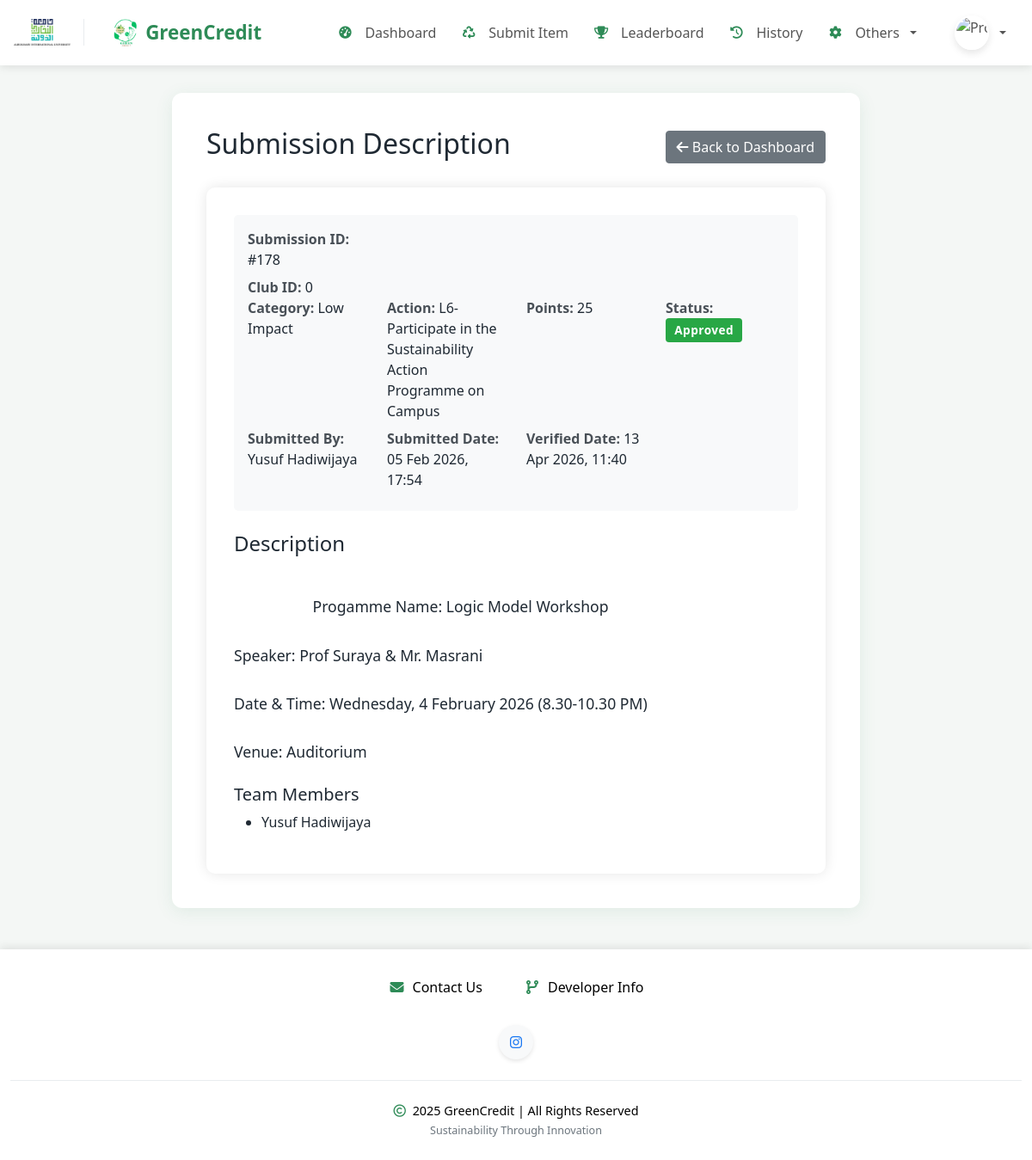
The app's page /user/description_view.php?id=178 (signed in) with its own data.
### tables this page shows
CREATE TABLE `submissions` (
  `id` int NOT NULL,
  `user_id` int DEFAULT NULL,
  `category` varchar(255) NOT NULL,
  `action` varchar(255) NOT NULL,
  `points` int NOT NULL,
  `proof_image` varchar(255) DEFAULT NULL,
  `status` enum('pending','approved','rejected') DEFAULT 'pending',
  `created_at` timestamp NOT NULL DEFAULT CURRENT_TIMESTAMP,
  `reward` varchar(255) DEFAULT NULL,
  `description` text,
  `admin_remarks` text,
  `verified_date` datetime DEFAULT NULL,
  `team_number` int DEFAULT '0',
  `team_members` text,
  `three_zero_cluster` text,
  `club_id` varchar(50) DEFAULT NULL,
  `superadmin_remarks` text
);

CREATE TABLE `users` (
  `id` int NOT NULL,
  `name` varchar(255) NOT NULL,
  `date_of_birth` date NOT NULL,
  `phone_number` varchar(20) NOT NULL,
  `email` varchar(255) NOT NULL,
  `password` varchar(255) NOT NULL,
  `role` enum('admin','user') DEFAULT 'user',
  `eco_points` int DEFAULT '0',
  `profile_pic` varchar(255) DEFAULT 'default-profile.jpg',
  `program_of_study` varchar(255) NOT NULL,
  `intake` varchar(50) NOT NULL,
  `country` varchar(100) NOT NULL,
  `gender` enum('Male','Female','Other') NOT NULL,
  `department` varchar(255) NOT NULL,
  `expected_graduation_year` year NOT NULL,
  `created_at` timestamp NOT NULL DEFAULT CURRENT_TIMESTAMP,
  `reset_token` varchar(255) DEFAULT NULL,
  `token_expiry` datetime DEFAULT NULL
);

### user/description_view.php (the view, shortened to what this page needs)
<?php
include '../includes/db.php';
$submission_id = (int)$_GET['id'];
$query = "
    SELECT s.*, u.name AS submitter_name
    FROM submissions s
    LEFT JOIN users u ON u.id = s.user_id
    WHERE s.id = ?
";
$stmt = $conn->prepare($query);
$stmt->bind_param("i", $submission_id);
$stmt->execute();
$result = $stmt->get_result();
$submission = $result->fetch_assoc();
$submitted_date = date('d M Y, H:i', strtotime($submission['created_at']));
$verified_date = ($submission['verified_date'] && $submission['verified_date'] !== '0000-00-00 00:00:00')
    ? date('d M Y, H:i', strtotime($submission['verified_date']))
    : 'Not verified yet';
$team_members = json_decode($submission['team_members'], true);
$description = $submission['description'] ?? 'No description provided';
$club_id_display = (strtolower($submission['category']) === 'low impact')
    ? '0'
    : ($submission['club_id'] ?? '-');
?>
<!DOCTYPE html>
<html lang="en">
<head>
    <link href="https://cdn.jsdelivr.net/npm/bootstrap@5.1.3/dist/css/bootstrap.min.css" rel="stylesheet" />
    <link rel="stylesheet" href="assets/css/styles.css" />
</head>
<body>
<?php include 'includes/header.php'; ?>
<div class="container my-5">
    <div class="row">
        <div class="col-12">
            <div class="d-flex justify-content-between align-items-center mb-4">
                <h2>Submission Description</h2>
                <a href="dashboard.php" class="btn btn-secondary">
                    <i class="fas fa-arrow-left"></i> Back to Dashboard
                </a>
            </div>
            <div class="description-container">
                <div class="submission-info">
                    <div class="row">
                        <div class="col-md-3 mb-2">
                            <span class="info-label">Submission ID:</span> #<?= $submission['id'] ?>
                        </div>
                        <div class="info-row">
                            <span class="info-label">Club ID:</span> <?= htmlspecialchars($club_id_display) ?>
                        </div>
                        <div class="col-md-3 mb-2">
                            <span class="info-label">Category:</span> <?= htmlspecialchars($submission['category']) ?>
                        </div>
                        <div class="col-md-3 mb-2">
                            <span class="info-label">Action:</span> <?= htmlspecialchars($submission['action']) ?>
                        </div>
                        <div class="col-md-3 mb-2">
                            <span class="info-label">Points:</span> <?= $submission['points'] ?>
                        </div>
                        <div class="col-md-3 mb-2">
                            <span class="info-label">Status:</span>
                            <span class="badge
                                <?php
                                if ($submission['status'] == 'pending') echo 'bg-warning';
                                elseif ($submission['status'] == 'approved') echo 'bg-success';
                                else echo 'bg-danger';
                                ?>">
                                <?= ucfirst($submission['status']) ?>
                            </span>
                        </div>
                        <div class="col-md-3 mb-2">
                            <span class="info-label">Submitted By:</span> <?= htmlspecialchars($submission['submitter_name'] ?? 'Unknown') ?>
                        </div>
                        <div class="col-md-3 mb-2">
                            <span class="info-label">Submitted Date:</span> <?= $submitted_date ?>
                        </div>
                        <div class="col-md-3 mb-2">
                            <span class="info-label">Verified Date:</span> <?= $verified_date ?>
                        </div>
                    </div>
                </div>
                <h4 class="mb-3">Description</h4>
                <div class="description-content">
                    <?= nl2br(htmlspecialchars($description)) ?>
                </div>
                <?php if (!empty($team_members)): ?>
                <div class="mt-4">
                    <h5>Team Members</h5>
                    <ul>
                        <?php foreach ($team_members as $member): ?>
                            <li><?= htmlspecialchars($member) ?></li>
                        <?php endforeach; ?>
                    </ul>
                </div>
                <?php endif; ?>
            </div>
        </div>
    </div>
</div>
<?php include 'includes/footer.php'; ?>
</body>
</html>

### user/assets/css/styles.css (style rules this page uses)
body { background-color: #f8f9fa; color: #333; font-family: 'Segoe UI', Tahoma, Geneva, Verdana, sans-serif; }
.container.my-5 { background-color: white; border-radius: 10px; box-shadow: 0 0 20px rgba(0, 0, 0, 0.05); padding: 2rem; margin-top: 2rem !important; margin-bottom: 2rem !important; }
.badge { padding: 0.5em 0.75em; font-size: 0.85em; font-weight: 600; letter-spacing: 0.5px; }
.bg-success { background-color: #28a745 !important; }
.container.my-5 { max-width: 800px; background-color: white; border-radius: 12px; box-shadow: 0 4px 20px rgba(46, 139, 87, 0.1); padding: 2.5rem; margin-top: 2rem !important; margin-bottom: 3rem !important; }
.badge.bg-success { background-color: #28a745 !important; }
body { background-color: #ffffff; color: #000000; transition: background-color 0.3s, color 0.3s; }
body, .container, .table, .form-control, .card, .modal-content { transition: background-color 0.3s ease, color 0.3s ease; }
html, body { overflow-x: hidden; }
:root { --gc-bg: #f4f7f5; --gc-surface: #ffffff; --gc-surface-soft: #f8fbf8; --gc-border: rgba(20, 83, 45, 0.12); --gc-text: #1f2933; --gc-muted: #667085; --gc-primary: #2e8b57; --gc-primary-soft: #e9f7ef; --gc-shadow: 0 14px 34px rgba(16, 24, 40, 0.08); }
body { background: var(--gc-bg); color: var(--gc-text); transition: background-color 0.25s ease, color 0.25s ease; }
.container, .container-fluid, .card, .modal-content, .list-group-item, .profile-container, .profile-section, .leaderboard-container, .developer-card, .stats-card { transition: background-color 0.25s ease, color 0.25s ease, border-color 0.25s ease, box-shadow 0.25s ease; }

### user/description_view.php (style rules this page uses)
.description-container { background: white; padding: 2rem; border-radius: 10px; box-shadow: 0 0 15px rgba(0,0,0,0.1); }
.description-content { white-space: pre-wrap; line-height: 1.6; font-size: 1.1rem; }
.submission-info { background: #f8f9fa; padding: 1rem; border-radius: 5px; margin-bottom: 1.5rem; }
.info-label { font-weight: bold; color: #495057; }

### records on screen
submissions: id "178", category "0", category "Low Impact", action "L6-Participate in the Sustainability Action Programme on Campus", points "25", status "Approved", user.name "Yusuf Hadiwijaya", created_at "05 Feb 2026, 17:54", verified_date "13 Apr 2026, 11:40", description "Progamme Name: Logic Model Workshop Speaker: Prof Suraya & Mr. Masrani Date & Time: Wednesday, 4 February 2026 (8.30-10.30 PM) Venue: Auditorium", team_members "Yusuf Hadiwijaya"
